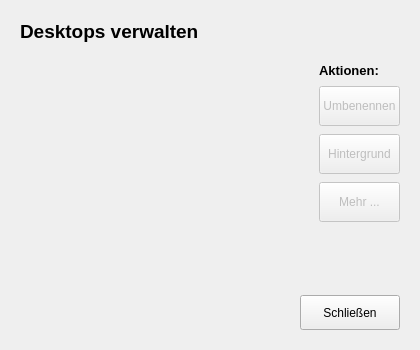
<?xml version="1.0" encoding="UTF-8"?>
<ui version="4.0">
   <class>Form</class>
   <widget class="QWidget" name="Form">
      <property name="geometry">
         <rect>
            <x>0</x>
            <y>0</y>
            <width>420</width>
            <height>350</height>
         </rect>
      </property>
      <property name="minimumSize">
         <size>
            <width>420</width>
            <height>350</height>
         </size>
      </property>
      <property name="windowTitle">
         <string>SmartDesk - Desktops verwalten</string>
      </property>
      <property name="window_type" stdset="0">
         <string>manage</string>
      </property>
      <layout class="QVBoxLayout" name="verticalLayout">
         <property name="spacing">
            <number>10</number>
         </property>
         <property name="leftMargin">
            <number>20</number>
         </property>
         <property name="topMargin">
            <number>20</number>
         </property>
         <property name="rightMargin">
            <number>20</number>
         </property>
         <property name="bottomMargin">
            <number>20</number>
         </property>
         <item>
            <widget class="QLabel" name="label_title">
               <property name="font">
                  <font>
                     <family>Segoe UI</family>
                     <pointsize>14</pointsize>
                     <bold>true</bold>
                  </font>
               </property>
               <property name="text">
                  <string>Desktops verwalten</string>
               </property>
            </widget>
         </item>
         <item>
            <spacer name="verticalSpacer_top">
               <property name="orientation">
                  <enum>Qt::Vertical</enum>
               </property>
               <property name="sizeType">
                  <enum>QSizePolicy::Fixed</enum>
               </property>
               <property name="sizeHint" stdset="0">
                  <size>
                     <width>20</width>
                     <height>10</height>
                  </size>
               </property>
            </spacer>
         </item>
         <item>
            <layout class="QHBoxLayout" name="contentLayout">
               <property name="spacing">
                  <number>15</number>
               </property>
               <item>
                  <!-- Linke Seite: Liste -->
                  <widget class="QScrollArea" name="scrollArea_desktops">
                     <property name="minimumSize">
                        <size>
                           <width>180</width>
                           <height>0</height>
                        </size>
                     </property>
                     <property name="widgetResizable">
                        <bool>true</bool>
                     </property>
                     <property name="frameShape">
                        <enum>QFrame::NoFrame</enum>
                     </property>
                     <widget class="QWidget" name="scrollAreaWidgetContents">
                        <property name="geometry">
                           <rect>
                              <x>0</x>
                              <y>0</y>
                              <width>180</width>
                              <height>200</height>
                           </rect>
                        </property>
                        <layout class="QVBoxLayout" name="verticalLayout_desktops">
                           <property name="spacing">
                              <number>5</number>
                           </property>
                           <property name="leftMargin">
                              <number>5</number>
                           </property>
                           <property name="topMargin">
                              <number>5</number>
                           </property>
                           <property name="rightMargin">
                              <number>5</number>
                           </property>
                           <property name="bottomMargin">
                              <number>5</number>
                           </property>
                           <!-- Hier werden die Buttons dynamisch per Python eingefügt -->
                        </layout>
                     </widget>
                  </widget>
               </item>
               <item>
                  <!-- Rechte Seite: Aktionen -->
                  <layout class="QVBoxLayout" name="actionsLayout">
                     <property name="spacing">
                        <number>8</number>
                     </property>
                     <item>
                        <widget class="QLabel" name="label_actions">
                           <property name="text">
                              <string>Aktionen:</string>
                           </property>
                           <property name="font">
                              <font>
                                 <family>Segoe UI</family>
                                 <pointsize>10</pointsize>
                                 <bold>true</bold>
                              </font>
                           </property>
                        </widget>
                     </item>
                     <item>
                        <widget class="QPushButton" name="btn_rename">
                           <property name="text">
                              <string>Umbenennen</string>
                           </property>
                           <property name="minimumSize">
                              <size>
                                 <width>0</width>
                                 <height>40</height>
                              </size>
                           </property>
                           <property name="enabled">
                              <bool>false</bool>
                           </property>
                           <property name="cursor">
                              <cursorShape>PointingHandCursor</cursorShape>
                           </property>
                        </widget>
                     </item>
                     <item>
                        <widget class="QPushButton" name="btn_wallpaper">
                           <property name="text">
                              <string>Hintergrund</string>
                           </property>
                           <property name="minimumSize">
                              <size>
                                 <width>0</width>
                                 <height>40</height>
                              </size>
                           </property>
                           <property name="enabled">
                              <bool>false</bool>
                           </property>
                           <property name="cursor">
                              <cursorShape>PointingHandCursor</cursorShape>
                           </property>
                        </widget>
                     </item>
                     <item>
                        <widget class="QPushButton" name="btn_more_options">
                           <property name="text">
                              <string>Mehr ...</string>
                           </property>
                           <property name="minimumSize">
                              <size>
                                 <width>0</width>
                                 <height>40</height>
                              </size>
                           </property>
                           <property name="enabled">
                              <bool>false</bool>
                           </property>
                           <property name="cursor">
                              <cursorShape>PointingHandCursor</cursorShape>
                           </property>
                        </widget>
                     </item>
                     <item>
                        <spacer name="verticalSpacer_actions">
                           <property name="orientation">
                              <enum>Qt::Vertical</enum>
                           </property>
                           <property name="sizeHint" stdset="0">
                              <size>
                                 <width>20</width>
                                 <height>40</height>
                              </size>
                           </property>
                        </spacer>
                     </item>
                  </layout>
               </item>
            </layout>
         </item>
         <item>
            <layout class="QHBoxLayout" name="bottomLayout">
               <item>
                  <spacer name="horizontalSpacer">
                     <property name="orientation">
                        <enum>Qt::Horizontal</enum>
                     </property>
                     <property name="sizeHint" stdset="0">
                        <size>
                           <width>40</width>
                           <height>20</height>
                        </size>
                     </property>
                  </spacer>
               </item>
               <item>
                  <widget class="QPushButton" name="btn_close">
                     <property name="text">
                        <string>Schließen</string>
                     </property>
                     <property name="minimumSize">
                        <size>
                           <width>100</width>
                           <height>35</height>
                        </size>
                     </property>
                     <property name="cursor">
                        <cursorShape>PointingHandCursor</cursorShape>
                     </property>
                  </widget>
               </item>
            </layout>
         </item>
      </layout>
   </widget>
   <resources />
   <connections />
</ui>
